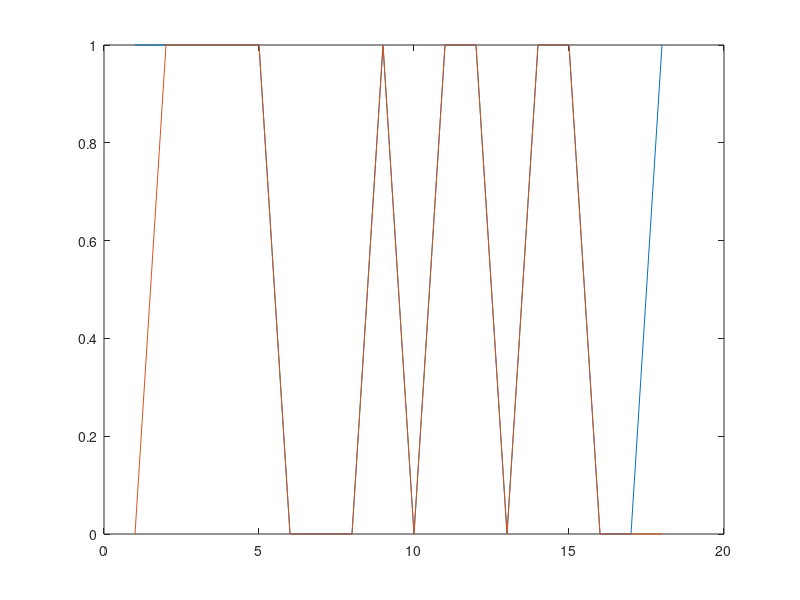
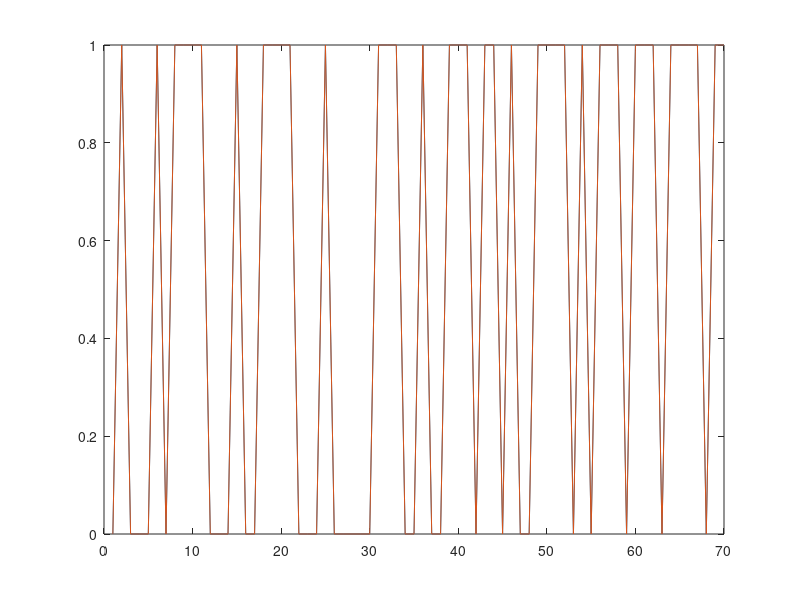
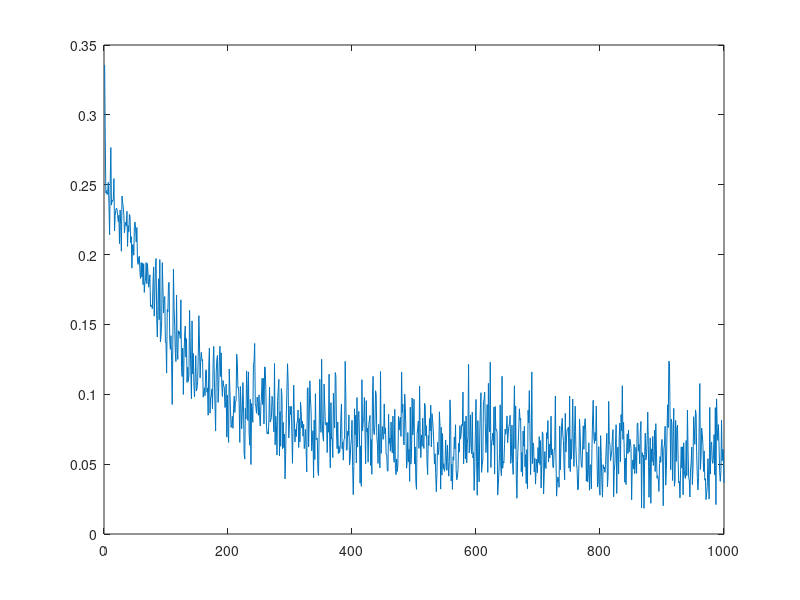

MATLAB code for these plots, in order:
clear all;
clc;
close all;

load('y_train_predicted.mat')
load('y_test_predicted.mat')
load('y_test.mat')
load('y_train.mat')
load('loss.mat')

figure
y_test_predicted1=sign(y_test_predicted-0.5)==1;
plot(y_test_predicted1)
hold on 
plot(y_test)

figure
y_train_predicted1=sign(y_train_predicted-0.5)==1;
plot(y_train_predicted1)
hold on 
plot(y_train)

figure
plot(loss)


